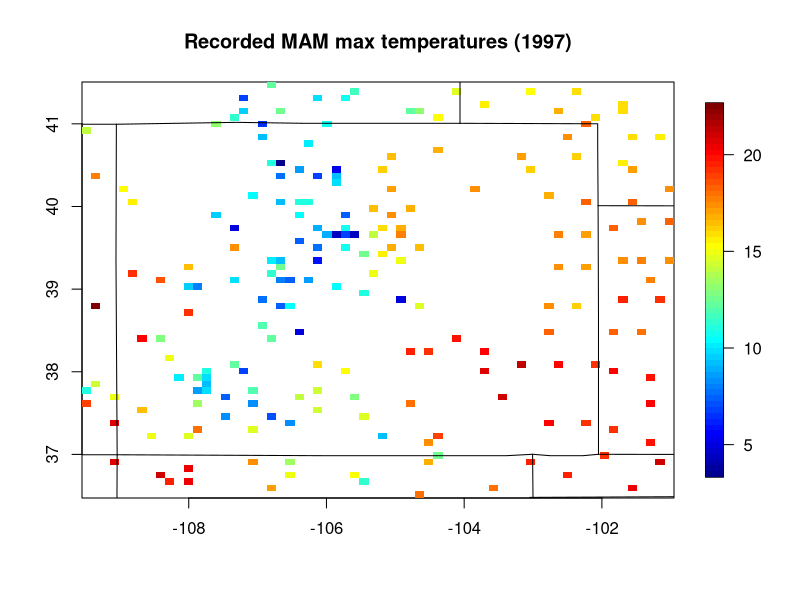
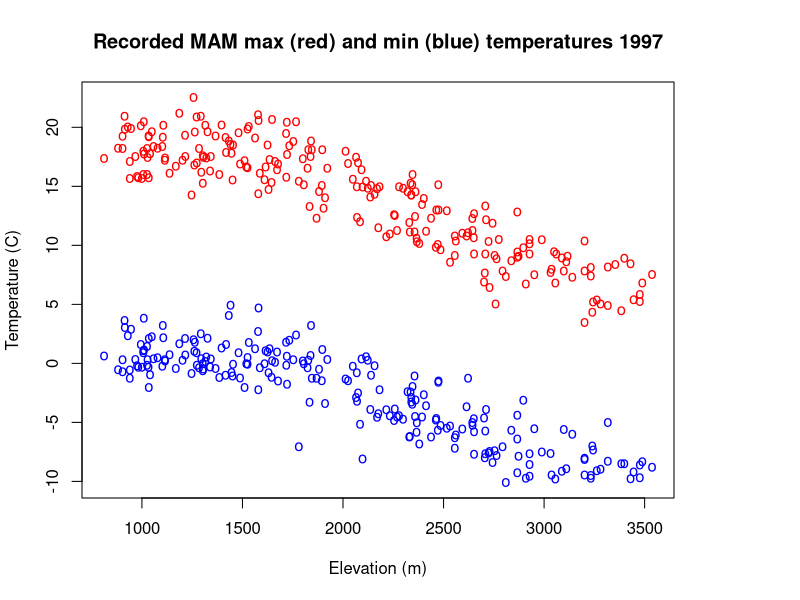

Reproduce these figures in R, in order. (Note: this script raises an error after producing the figures.)
library(fields)


### Name: Colorado Monthly Meteorological Data
### Title: Monthly surface meterology for Colorado 1895-1997
### Aliases: COmonthlyMet CO.elev CO.id CO.loc CO.names CO.ppt CO.ppt.MAM
###   CO.tmax CO.tmax.MAM CO.tmin CO.tmin.MAM CO.years CO.ppt.MAM.climate
###   CO.tmax.MAM.climate CO.tmean.MAM.climate CO.tmin.MAM.climate
###   CO.elevGrid CO.Grid
### Keywords: datasets

### ** Examples


data(COmonthlyMet)

#Spatial plot of 1997 Spring average daily maximum temps
 quilt.plot( CO.loc,CO.tmax.MAM[103,]  )
 US( add=TRUE)
 title( "Recorded MAM max temperatures (1997)")

# min and max temperatures against elevation

matplot( CO.elev, cbind( CO.tmax.MAM[103,], CO.tmin.MAM[103,]),
  pch="o", type="p",
  col=c("red", "blue"), xlab="Elevation (m)", ylab="Temperature (C)")
title("Recorded MAM max (red) and min (blue) temperatures 1997")

#Fitting a spatial model:
obj<- Tps(CO.loc,CO.tmax.MAM.climate,  Z= CO.elev )
good<- !is.na(CO.tmax.MAM.climate )
out<- MLE.Matern(CO.loc[good,],CO.tmax.MAM.climate[good], 
          smoothness=1.0, Z= CO.elev[good] )
#MLE search on range suggests Tps model           
